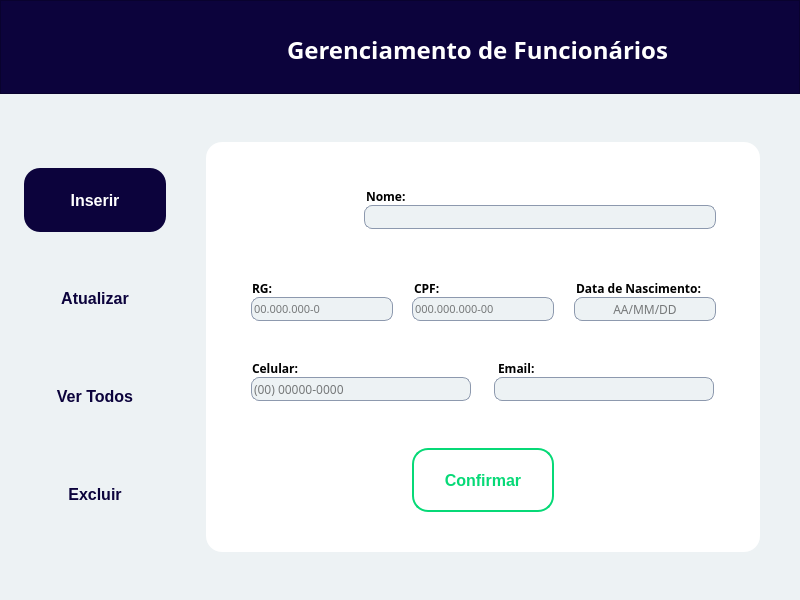
<?xml version="1.0" encoding="UTF-8"?>
<ui version="4.0">
 <class>inserirFuncionario</class>
 <widget class="QMainWindow" name="inserirFuncionario">
  <property name="geometry">
   <rect>
    <x>0</x>
    <y>0</y>
    <width>800</width>
    <height>600</height>
   </rect>
  </property>
  <property name="windowTitle">
   <string>Gerenciamento de Funcionários</string>
  </property>
  <property name="windowIcon">
   <iconset>
    <selectedon>minilogo.png</selectedon>
   </iconset>
  </property>
  <property name="autoFillBackground">
   <bool>false</bool>
  </property>
  <property name="styleSheet">
   <string notr="true">background: #EDF2F4;</string>
  </property>
  <widget class="QWidget" name="centralwidget">
   <widget class="QLineEdit" name="txtNome">
    <property name="geometry">
     <rect>
      <x>364</x>
      <y>205</y>
      <width>352</width>
      <height>24</height>
     </rect>
    </property>
    <property name="font">
     <font>
      <family>Poppins Medium</family>
     </font>
    </property>
    <property name="styleSheet">
     <string notr="true">box-sizing: border-box;

position: absolute;
width: 352px;
height: 24px;
left: 364px;
top: 205px;

background: #EDF2F4;
border: 1px solid #8D99AE;
border-radius: 8px;</string>
    </property>
   </widget>
   <widget class="QLineEdit" name="txtRg">
    <property name="geometry">
     <rect>
      <x>251</x>
      <y>297</y>
      <width>142</width>
      <height>24</height>
     </rect>
    </property>
    <property name="font">
     <font>
      <family>Poppins Medium</family>
      <pointsize>8</pointsize>
     </font>
    </property>
    <property name="layoutDirection">
     <enum>Qt::LeftToRight</enum>
    </property>
    <property name="styleSheet">
     <string notr="true">box-sizing: border-box;

position: absolute;
width: 352px;
height: 24px;
left: 364px;
top: 205px;

background: #EDF2F4;
border: 1px solid #8D99AE;
border-radius: 8px;</string>
    </property>
    <property name="text">
     <string comment="Digite seu RG" extracomment="Digite seu RG"/>
    </property>
    <property name="maxLength">
     <number>32783</number>
    </property>
    <property name="frame">
     <bool>true</bool>
    </property>
    <property name="alignment">
     <set>Qt::AlignLeading|Qt::AlignLeft|Qt::AlignVCenter</set>
    </property>
    <property name="readOnly">
     <bool>false</bool>
    </property>
    <property name="placeholderText">
     <string notr="true" comment="Digite seu RG" extracomment="Digite seu RG">00.000.000-0</string>
    </property>
    <property name="clearButtonEnabled">
     <bool>false</bool>
    </property>
   </widget>
   <widget class="QLineEdit" name="txtCpf">
    <property name="geometry">
     <rect>
      <x>412</x>
      <y>297</y>
      <width>142</width>
      <height>24</height>
     </rect>
    </property>
    <property name="font">
     <font>
      <family>Poppins Medium</family>
      <pointsize>8</pointsize>
      <weight>50</weight>
      <bold>false</bold>
     </font>
    </property>
    <property name="styleSheet">
     <string notr="true">box-sizing: border-box;

position: absolute;
width: 352px;
height: 24px;
left: 364px;
top: 205px;

background: #EDF2F4;
border: 1px solid #8D99AE;
border-radius: 8px;</string>
    </property>
    <property name="alignment">
     <set>Qt::AlignLeading|Qt::AlignLeft|Qt::AlignVCenter</set>
    </property>
    <property name="placeholderText">
     <string>000.000.000-00</string>
    </property>
   </widget>
   <widget class="QLineEdit" name="txtDataNasc">
    <property name="geometry">
     <rect>
      <x>574</x>
      <y>297</y>
      <width>142</width>
      <height>24</height>
     </rect>
    </property>
    <property name="font">
     <font>
      <family>Poppins Medium</family>
     </font>
    </property>
    <property name="styleSheet">
     <string notr="true">box-sizing: border-box;

position: absolute;
width: 352px;
height: 24px;
left: 364px;
top: 205px;

background: #EDF2F4;
border: 1px solid #8D99AE;
border-radius: 8px;</string>
    </property>
    <property name="alignment">
     <set>Qt::AlignCenter</set>
    </property>
    <property name="placeholderText">
     <string>AA/MM/DD</string>
    </property>
   </widget>
   <widget class="QLineEdit" name="txtCelular">
    <property name="geometry">
     <rect>
      <x>251</x>
      <y>377</y>
      <width>220</width>
      <height>24</height>
     </rect>
    </property>
    <property name="font">
     <font>
      <family>Poppins Medium</family>
     </font>
    </property>
    <property name="styleSheet">
     <string notr="true">box-sizing: border-box;

position: absolute;
width: 352px;
height: 24px;
left: 364px;
top: 205px;

background: #EDF2F4;
border: 1px solid #8D99AE;
border-radius: 8px;</string>
    </property>
    <property name="alignment">
     <set>Qt::AlignLeading|Qt::AlignLeft|Qt::AlignVCenter</set>
    </property>
    <property name="placeholderText">
     <string>(00) 00000-0000</string>
    </property>
   </widget>
   <widget class="QLineEdit" name="txtEmail">
    <property name="geometry">
     <rect>
      <x>494</x>
      <y>377</y>
      <width>220</width>
      <height>24</height>
     </rect>
    </property>
    <property name="font">
     <font>
      <family>Poppins Medium</family>
     </font>
    </property>
    <property name="styleSheet">
     <string notr="true">box-sizing: border-box;

position: absolute;
width: 352px;
height: 24px;
left: 364px;
top: 205px;

background: #EDF2F4;
border: 1px solid #8D99AE;
border-radius: 8px;</string>
    </property>
   </widget>
   <widget class="QPushButton" name="btnConfirmar">
    <property name="geometry">
     <rect>
      <x>412</x>
      <y>448</y>
      <width>142</width>
      <height>64</height>
     </rect>
    </property>
    <property name="cursor">
     <cursorShape>PointingHandCursor</cursorShape>
    </property>
    <property name="styleSheet">
     <string notr="true">QPushButton{

box-sizing: border-box;

position: absolute;
width: 141px;
height: 64px;
left: 413px;
top: 448px;

background: #FFFFFF;
border: 2px solid #07D977;
border-radius: 16px;

position: absolute;
left: 2.84%;
right: 2.84%;
top: 31.25%;
bottom: 31.25%;

font-family: 'Poppins';
font-style: normal;
font-weight: 600;
font-size: 16px;
line-height: 24px;
/* identical to box height */

text-align: center;

color: #07D977;

}

QPushButton:hover{

box-sizing: border-box;

position: absolute;
left: 0%;
right: 0%;
top: 0%;
bottom: 0%;

background: #07D977;
border: 2px solid #07D977;
border-radius: 16px;

position: absolute;
left: 0.7%;
right: 0.7%;
top: 31.25%;
bottom: 31.25%;

font-family: 'Poppins';
font-style: normal;
font-weight: 600;
font-size: 16px;
line-height: 24px;
/* identical to box height */

text-align: center;

color: #FFFFFF;

}
</string>
    </property>
    <property name="text">
     <string>Confirmar</string>
    </property>
   </widget>
   <widget class="QPushButton" name="btnInserir">
    <property name="enabled">
     <bool>false</bool>
    </property>
    <property name="geometry">
     <rect>
      <x>24</x>
      <y>168</y>
      <width>142</width>
      <height>64</height>
     </rect>
    </property>
    <property name="styleSheet">
     <string notr="true">position: absolute;
left: 0%;
right: 0%;
top: 0%;
bottom: 0%;

background: #0C033C;
border-radius: 16px;

position: absolute;
left: 0.7%;
right: 0.7%;
top: 31.25%;
bottom: 31.25%;

font-family: 'Poppins';
font-style: normal;
font-weight: 600;
font-size: 16px;
line-height: 24px;
/* identical to box height */

text-align: center;

color: #FFFFFF;
</string>
    </property>
    <property name="text">
     <string>Inserir</string>
    </property>
   </widget>
   <widget class="QPushButton" name="btnAtualizar">
    <property name="geometry">
     <rect>
      <x>24</x>
      <y>266</y>
      <width>142</width>
      <height>64</height>
     </rect>
    </property>
    <property name="cursor">
     <cursorShape>PointingHandCursor</cursorShape>
    </property>
    <property name="styleSheet">
     <string notr="true">QPushButton{
position: absolute;
width: 141px;
height: 64px;
left: 24px;
top: 266px;

border-radius: 16px;

position: absolute;
left: 2.84%;
right: 2.84%;
top: 31.25%;
bottom: 31.25%;

font-family: 'Poppins';
font-style: normal;
font-weight: 600;
font-size: 16px;
line-height: 24px;
/* identical to box height */

text-align: center;

color: #0C033C;

}

QPushButton:hover{
position: absolute;
left: 0%;
right: 0%;
top: 0%;
bottom: 0%;

background: #0C033C;
border-radius: 16px;

position: absolute;
left: 0.7%;
right: 0.7%;
top: 31.25%;
bottom: 31.25%;

font-family: 'Poppins';
font-style: normal;
font-weight: 600;
font-size: 16px;
line-height: 24px;
/* identical to box height */

text-align: center;

color: #FFFFFF;

}
</string>
    </property>
    <property name="text">
     <string>Atualizar</string>
    </property>
   </widget>
   <widget class="QPushButton" name="btnverTodos">
    <property name="geometry">
     <rect>
      <x>24</x>
      <y>364</y>
      <width>142</width>
      <height>64</height>
     </rect>
    </property>
    <property name="cursor">
     <cursorShape>PointingHandCursor</cursorShape>
    </property>
    <property name="styleSheet">
     <string notr="true">QPushButton{
position: absolute;
width: 141px;
height: 64px;
left: 24px;
top: 266px;

border-radius: 16px;

position: absolute;
left: 2.84%;
right: 2.84%;
top: 31.25%;
bottom: 31.25%;

font-family: 'Poppins';
font-style: normal;
font-weight: 600;
font-size: 16px;
line-height: 24px;
/* identical to box height */

text-align: center;

color: #0C033C;

}

QPushButton:hover{
position: absolute;
left: 0%;
right: 0%;
top: 0%;
bottom: 0%;

background: #0C033C;
border-radius: 16px;

position: absolute;
left: 0.7%;
right: 0.7%;
top: 31.25%;
bottom: 31.25%;

font-family: 'Poppins';
font-style: normal;
font-weight: 600;
font-size: 16px;
line-height: 24px;
/* identical to box height */

text-align: center;

color: #FFFFFF;

}
</string>
    </property>
    <property name="text">
     <string>Ver Todos</string>
    </property>
   </widget>
   <widget class="QPushButton" name="btnExcluir">
    <property name="geometry">
     <rect>
      <x>24</x>
      <y>462</y>
      <width>142</width>
      <height>64</height>
     </rect>
    </property>
    <property name="cursor">
     <cursorShape>PointingHandCursor</cursorShape>
    </property>
    <property name="styleSheet">
     <string notr="true">QPushButton{
position: absolute;
width: 141px;
height: 64px;
left: 24px;
top: 266px;

border-radius: 16px;

position: absolute;
left: 2.84%;
right: 2.84%;
top: 31.25%;
bottom: 31.25%;

font-family: 'Poppins';
font-style: normal;
font-weight: 600;
font-size: 16px;
line-height: 24px;
/* identical to box height */

text-align: center;

color: #0C033C;

}

QPushButton:hover{
position: absolute;
left: 0%;
right: 0%;
top: 0%;
bottom: 0%;

background: #0C033C;
border-radius: 16px;

position: absolute;
left: 0.7%;
right: 0.7%;
top: 31.25%;
bottom: 31.25%;

font-family: 'Poppins';
font-style: normal;
font-weight: 600;
font-size: 16px;
line-height: 24px;
/* identical to box height */

text-align: center;

color: #FFFFFF;

}
</string>
    </property>
    <property name="text">
     <string>Excluir</string>
    </property>
   </widget>
   <widget class="QFrame" name="frame">
    <property name="geometry">
     <rect>
      <x>0</x>
      <y>0</y>
      <width>800</width>
      <height>94</height>
     </rect>
    </property>
    <property name="font">
     <font>
      <family>Poppins</family>
     </font>
    </property>
    <property name="layoutDirection">
     <enum>Qt::RightToLeft</enum>
    </property>
    <property name="styleSheet">
     <string notr="true">position: absolute;
width: 800px;
height: 94px;
left: 0px;
top: 0px;

background: #0C033C;
</string>
    </property>
    <property name="frameShape">
     <enum>QFrame::StyledPanel</enum>
    </property>
    <property name="frameShadow">
     <enum>QFrame::Raised</enum>
    </property>
    <widget class="QLabel" name="label_10">
     <property name="geometry">
      <rect>
       <x>287</x>
       <y>32</y>
       <width>392</width>
       <height>36</height>
      </rect>
     </property>
     <property name="font">
      <font>
       <family>Poppins</family>
       <pointsize>-1</pointsize>
       <weight>75</weight>
       <italic>false</italic>
       <bold>true</bold>
      </font>
     </property>
     <property name="styleSheet">
      <string notr="true">position: absolute;
width: 344px;
height: 36px;
left: 295px;
top: 32px;

font-family: 'Poppins';
font-style: normal;
font-weight: 600;
font-size: 24px;
line-height: 36px;
/* identical to box height */

background: #0C033C;
color: #FFFFFF;
</string>
     </property>
     <property name="text">
      <string>Gerenciamento de Funcionários</string>
     </property>
    </widget>
    <widget class="QLabel" name="label_9">
     <property name="geometry">
      <rect>
       <x>72</x>
       <y>20</y>
       <width>100</width>
       <height>60</height>
      </rect>
     </property>
     <property name="text">
      <string/>
     </property>
     <property name="pixmap">
      <pixmap>iconelogo.png</pixmap>
     </property>
    </widget>
   </widget>
   <widget class="QLabel" name="label">
    <property name="geometry">
     <rect>
      <x>206</x>
      <y>142</y>
      <width>554</width>
      <height>410</height>
     </rect>
    </property>
    <property name="styleSheet">
     <string notr="true">position: absolute;
width: 554px;
height: 410px;
left: 206px;
top: 142px;

background: #FFFFFF;
box-shadow: 2px 2px 10px rgba(0, 0, 0, 0.25);
border-radius: 16px;
</string>
    </property>
    <property name="text">
     <string/>
    </property>
   </widget>
   <widget class="QLabel" name="label_2">
    <property name="geometry">
     <rect>
      <x>366</x>
      <y>188</y>
      <width>80</width>
      <height>16</height>
     </rect>
    </property>
    <property name="font">
     <font>
      <family>Poppins</family>
      <pointsize>-1</pointsize>
      <weight>75</weight>
      <italic>false</italic>
      <bold>true</bold>
     </font>
    </property>
    <property name="styleSheet">
     <string notr="true">background: #FFFFFF;
font-family: 'Poppins';
font-style: normal;
font-weight: 600;
font-size: 12px;
line-height: 18px;
/* identical to box height */


color: #000000;

position: absolute;
width: 40px;
height: 18px;
left: 364px;
top: 187px;</string>
    </property>
    <property name="text">
     <string>Nome:</string>
    </property>
   </widget>
   <widget class="QLabel" name="label_3">
    <property name="geometry">
     <rect>
      <x>414</x>
      <y>280</y>
      <width>80</width>
      <height>16</height>
     </rect>
    </property>
    <property name="font">
     <font>
      <family>Poppins</family>
      <pointsize>-1</pointsize>
      <weight>75</weight>
      <italic>false</italic>
      <bold>true</bold>
     </font>
    </property>
    <property name="styleSheet">
     <string notr="true">background: #FFFFFF;
font-family: 'Poppins';
font-style: normal;
font-weight: 600;
font-size: 12px;
line-height: 18px;
/* identical to box height */


color: #000000;
</string>
    </property>
    <property name="text">
     <string>CPF:</string>
    </property>
   </widget>
   <widget class="QLabel" name="label_4">
    <property name="geometry">
     <rect>
      <x>576</x>
      <y>280</y>
      <width>132</width>
      <height>16</height>
     </rect>
    </property>
    <property name="font">
     <font>
      <family>Poppins</family>
      <pointsize>-1</pointsize>
      <weight>75</weight>
      <italic>false</italic>
      <bold>true</bold>
     </font>
    </property>
    <property name="styleSheet">
     <string notr="true">background: #FFFFFF;
font-family: 'Poppins';
font-style: normal;
font-weight: 600;
font-size: 12px;
line-height: 18px;
/* identical to box height */


color: #000000;
</string>
    </property>
    <property name="text">
     <string>Data de Nascimento:</string>
    </property>
   </widget>
   <widget class="QLabel" name="label_5">
    <property name="geometry">
     <rect>
      <x>252</x>
      <y>360</y>
      <width>80</width>
      <height>16</height>
     </rect>
    </property>
    <property name="font">
     <font>
      <family>Poppins</family>
      <pointsize>-1</pointsize>
      <weight>75</weight>
      <italic>false</italic>
      <bold>true</bold>
     </font>
    </property>
    <property name="styleSheet">
     <string notr="true">background: #FFFFFF;
font-family: 'Poppins';
font-style: normal;
font-weight: 600;
font-size: 12px;
line-height: 18px;
/* identical to box height */


color: #000000;
</string>
    </property>
    <property name="text">
     <string>Celular:</string>
    </property>
   </widget>
   <widget class="QLabel" name="label_6">
    <property name="geometry">
     <rect>
      <x>252</x>
      <y>280</y>
      <width>80</width>
      <height>16</height>
     </rect>
    </property>
    <property name="font">
     <font>
      <family>Poppins</family>
      <pointsize>-1</pointsize>
      <weight>75</weight>
      <italic>false</italic>
      <bold>true</bold>
     </font>
    </property>
    <property name="styleSheet">
     <string notr="true">background: #FFFFFF;
font-family: 'Poppins';
font-style: normal;
font-weight: 600;
font-size: 12px;
line-height: 18px;
/* identical to box height */


color: #000000;
</string>
    </property>
    <property name="text">
     <string>RG:</string>
    </property>
   </widget>
   <widget class="QLabel" name="label_7">
    <property name="geometry">
     <rect>
      <x>498</x>
      <y>360</y>
      <width>80</width>
      <height>16</height>
     </rect>
    </property>
    <property name="font">
     <font>
      <family>Poppins</family>
      <pointsize>-1</pointsize>
      <weight>75</weight>
      <italic>false</italic>
      <bold>true</bold>
     </font>
    </property>
    <property name="styleSheet">
     <string notr="true">background: #FFFFFF;
font-family: 'Poppins';
font-style: normal;
font-weight: 600;
font-size: 12px;
line-height: 18px;
/* identical to box height */


color: #000000;
</string>
    </property>
    <property name="text">
     <string>Email:</string>
    </property>
   </widget>
   <widget class="QLabel" name="label_8">
    <property name="geometry">
     <rect>
      <x>270</x>
      <y>190</y>
      <width>55</width>
      <height>41</height>
     </rect>
    </property>
    <property name="styleSheet">
     <string notr="true">background: #FFFFFF;</string>
    </property>
    <property name="text">
     <string/>
    </property>
    <property name="pixmap">
     <pixmap>iconaddperson.png</pixmap>
    </property>
   </widget>
   <widget class="QPushButton" name="back">
    <property name="geometry">
     <rect>
      <x>32</x>
      <y>32</y>
      <width>41</width>
      <height>41</height>
     </rect>
    </property>
    <property name="cursor">
     <cursorShape>PointingHandCursor</cursorShape>
    </property>
    <property name="styleSheet">
     <string notr="true">QPushButton{
image: url(:/logo/1x/arrow.png);

background: #0C033C;
position: absolute;
left: 0%;
right: 0%;
top: 0%;
bottom: 0%;

border-radius: 16px;
}

QPushButton:hover{

image: url(:/logo/1x/arrowhover.png);

background: #0C033C;

position: absolute;
left: 0%;
right: 0%;
top: 0%;
bottom: 0%;
border-radius: 16px;
}
</string>
    </property>
    <property name="text">
     <string/>
    </property>
    <property name="icon">
     <iconset>
      <normaloff>arrow.png</normaloff>arrow.png</iconset>
    </property>
   </widget>
   <zorder>label</zorder>
   <zorder>txtNome</zorder>
   <zorder>txtRg</zorder>
   <zorder>txtCpf</zorder>
   <zorder>txtDataNasc</zorder>
   <zorder>txtCelular</zorder>
   <zorder>txtEmail</zorder>
   <zorder>btnConfirmar</zorder>
   <zorder>btnInserir</zorder>
   <zorder>btnAtualizar</zorder>
   <zorder>btnverTodos</zorder>
   <zorder>btnExcluir</zorder>
   <zorder>frame</zorder>
   <zorder>label_2</zorder>
   <zorder>label_3</zorder>
   <zorder>label_4</zorder>
   <zorder>label_5</zorder>
   <zorder>label_6</zorder>
   <zorder>label_7</zorder>
   <zorder>label_8</zorder>
   <zorder>back</zorder>
  </widget>
 </widget>
 <resources>
  <include location="icones.qrc"/>
 </resources>
 <connections/>
</ui>
